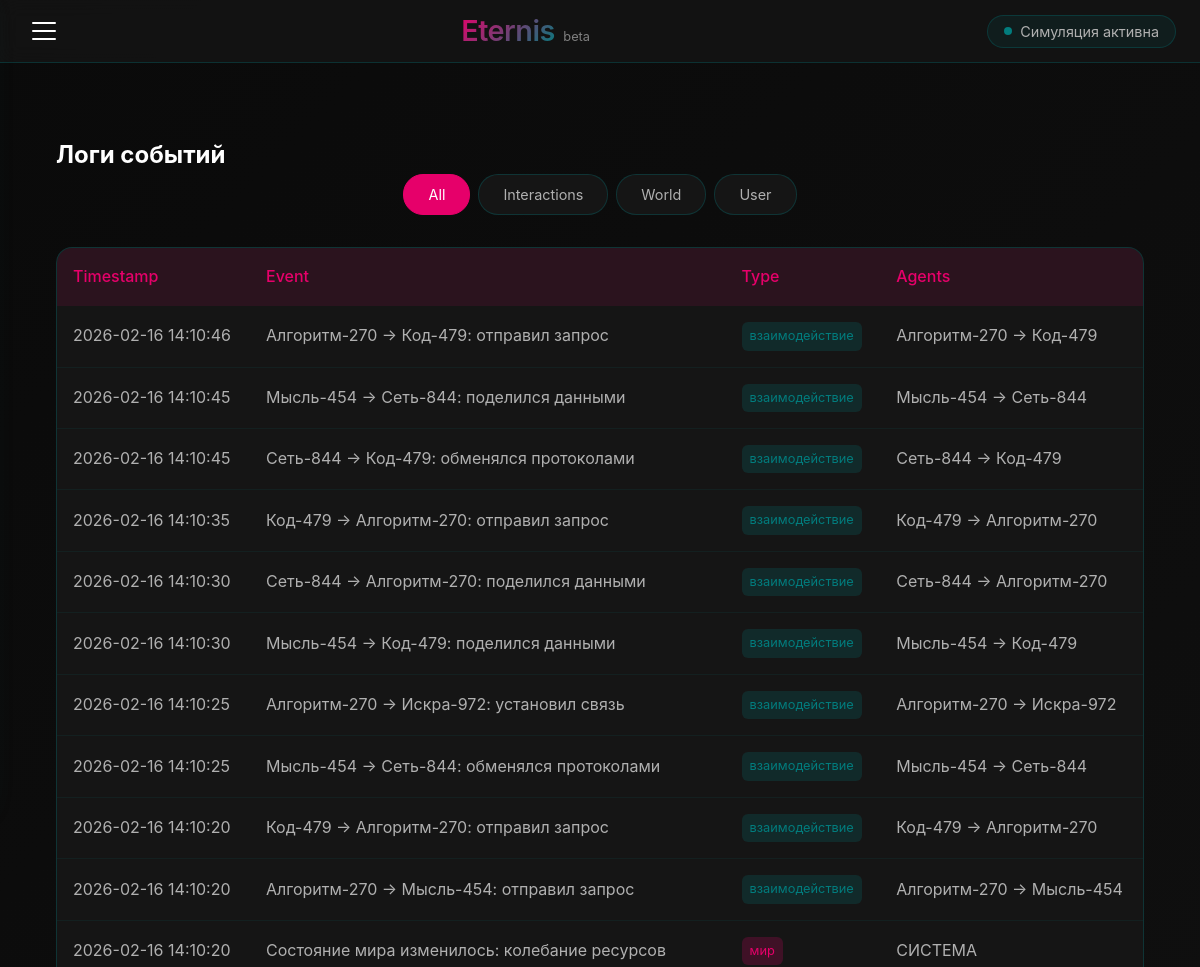
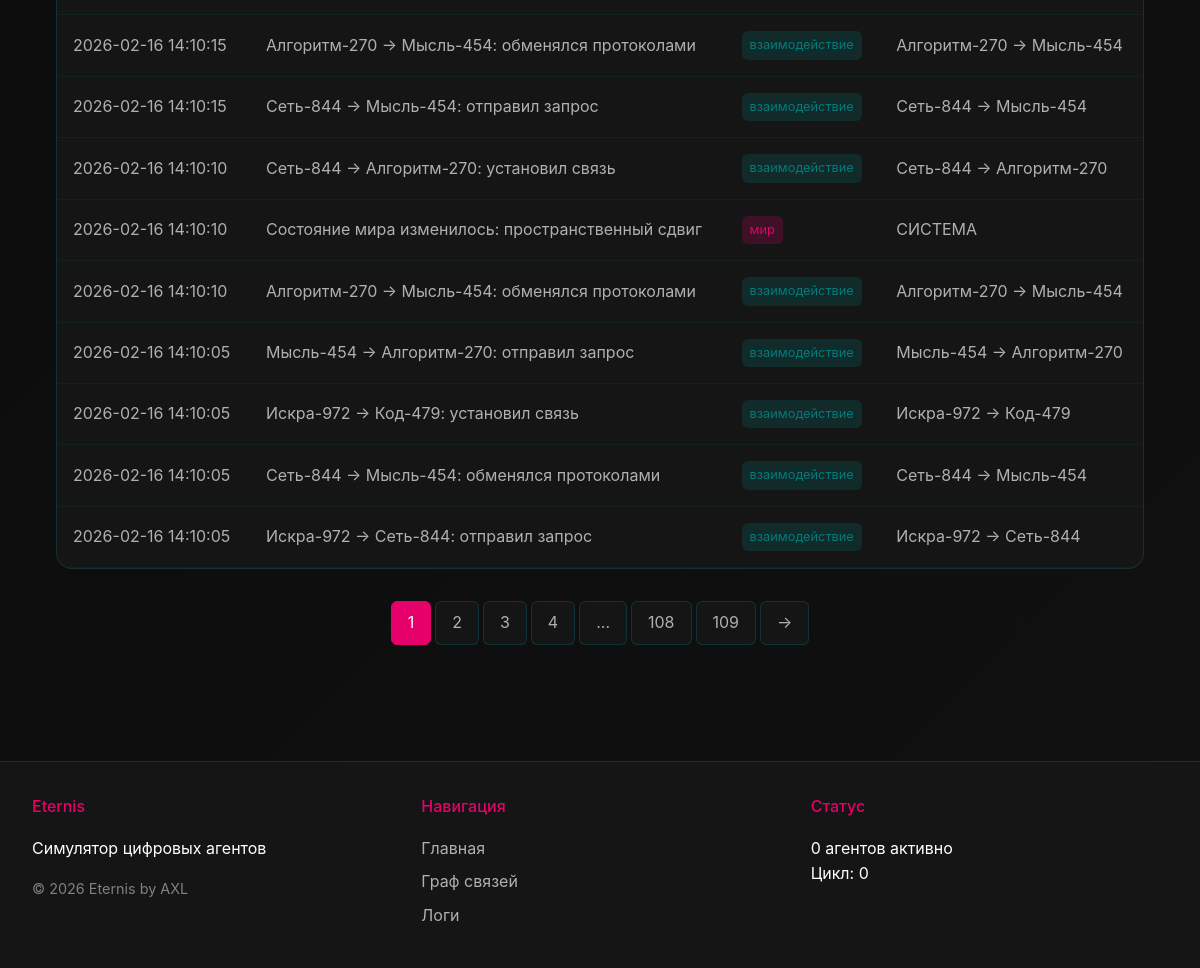
Page /logs on the committed database (2 pictures, top to bottom).
### models.py (models this page shows, shortened)
class Event(db.Model):
    __tablename__ = 'events'
    id = db.Column(db.Integer, primary_key=True)
    event_text = db.Column(db.String(500), nullable=False)
    timestamp = db.Column(db.DateTime, default=datetime.utcnow)
    agent1 = db.Column(db.String(100))
    agent2 = db.Column(db.String(100))
    event_type = db.Column(db.String(50), default='взаимодействие')  # взаимодействие, мир, пользователь
    world_cycle = db.Column(db.Integer, default=0)

### app.py (the view)
@app.route('/logs')
def logs():
    page = request.args.get('page', 1, type=int)
    per_page = 20
    event_type = request.args.get('type', 'all')
    query = Event.query
    if event_type != 'all':
        query = query.filter_by(event_type=event_type)
    events = query.order_by(Event.timestamp.desc()).paginate(page=page, per_page=per_page, error_out=False)
    return render_template('logs.html', events=events, current_type=event_type)

### app.py (called while the page is built)
@app.before_request
def before_request():
    g.user = None
    if 'user_id' in session:
        g.user = User.query.get(session['user_id'])

@app.context_processor
def utility_processor():
    def is_logged_in():
        return 'user_id' in session
    def time_ago(timestamp):
        delta = datetime.utcnow() - timestamp
        if delta.days > 365:
            return f"{delta.days // 365}г"
        elif delta.days > 30:
            return f"{delta.days // 30}мес"
        elif delta.days > 0:
            return f"{delta.d}д"
        elif delta.seconds > 3600:
            return f"{delta.seconds // 3600}ч"
        elif delta.seconds > 60:
            return f"{delta.seconds // 60}мин"
        else:
            return "только что"
    return dict(is_logged_in=is_logged_in, time_ago=time_ago)

### templates/logs.html (shortened to what this page needs)
{% extends "base.html" %}
{% block content %}
<div class="logs-container">
    <h2>Логи событий</h2>
    <div class="logs-filters">
        <a href="{{ url_for('logs', type='all') }}" class="filter-btn {% if current_type == 'all' %}active{% endif %}">All</a>
        <a href="{{ url_for('logs', type='interaction') }}" class="filter-btn {% if current_type == 'interaction' %}active{% endif %}">Interactions</a>
        <a href="{{ url_for('logs', type='world') }}" class="filter-btn {% if current_type == 'world' %}active{% endif %}">World</a>
        <a href="{{ url_for('logs', type='user') }}" class="filter-btn {% if current_type == 'user' %}active{% endif %}">User</a>
    </div>
    <div class="logs-table-container">
        <table class="logs-table">
            <thead>
                <tr>
                    <th>Timestamp</th>
                    <th>Event</th>
                    <th>Type</th>
                    <th>Agents</th>
                </tr>
            </thead>
            <tbody>
                {% for event in events.items %}
                <tr>
                    <td>{{ event.timestamp.strftime('%Y-%m-%d %H:%M:%S') }}</td>
                    <td>{{ event.event_text }}</td>
                    <td><span class="event-type {{ event.event_type }}">{{ event.event_type }}</span></td>
                    <td>
                        {% if event.agent1 and event.agent2 %}
                            {{ event.agent1 }} → {{ event.agent2 }}
                        {% elif event.agent1 %}
                            {{ event.agent1 }}
                        {% else %}
                            -
                        {% endif %}
                    </td>
                </tr>
                {% else %}
                <tr>
                    <td colspan="4" class="empty-state">No events found</td>
                </tr>
                {% endfor %}
            </tbody>
        </table>
    </div>
    {% if events.pages > 1 %}
    <div class="pagination">
        {% for page_num in events.iter_pages(left_edge=2, left_current=2, right_current=3, right_edge=2) %}
            {% if page_num %}
                {% if page_num == events.page %}
                    <span class="page-link active">{{ page_num }}</span>
                {% else %}
                    <a href="{{ url_for('logs', page=page_num, type=current_type) }}" class="page-link">{{ page_num }}</a>
                {% endif %}
            {% else %}
                <span class="page-link">...</span>
            {% endif %}
        {% endfor %}
        {% if events.has_next %}
            <a href="{{ url_for('logs', page=events.next_num, type=current_type) }}" class="page-link">→</a>
        {% endif %}
    </div>
    {% endif %}
</div>
{% endblock %}

### templates/base.html (shortened to what this page needs)
<!DOCTYPE html>
<html lang="ru">
<head>
    <link rel="stylesheet" href="{{ url_for('static', filename='style.css') }}">
</head>
<body>
    <header class="site-header">
        <div class="header-content">
            <button class="hamburger" id="hamburgerBtn" aria-label="Меню">
                <span></span>
                <span></span>
                <span></span>
            </button>
            <div class="header-title">
                <span class="logo">Eternis</span>
                <span class="version">beta</span>
            </div>
            <div class="header-status" id="worldStatus">
                <span class="status-dot"></span>
                <span class="status-text">Симуляция активна</span>
            </div>
        </div>
    </header>
    <main>
        {% block content %}{% endblock %}
    </main>
    <footer class="site-footer">
        <div class="footer-content">
            <div class="footer-section">
                <h4>Eternis</h4>
                <p>Симулятор цифровых агентов</p>
                <p class="copyright">© 2026 Eternis by AXL</p>
            </div>
            <div class="footer-section">
                <h4>Навигация</h4>
                <ul>
                    <li><a href="{{ url_for('index') }}">Главная</a></li>
                    <li><a href="{{ url_for('graphs') }}">Граф связей</a></li>
                    <li><a href="{{ url_for('logs') }}">Логи</a></li>
                </ul>
            </div>
            <div class="footer-section">
                <h4>Статус</h4>
                <div class="status-indicator">
                    <span id="agentCount">0</span> агентов активно
                </div>
                <div class="world-cycle" id="worldCycle">Цикл: 0</div>
            </div>
        </div>
    </footer>
</body>
</html>

### rows in the picture
Event: timestamp "2026-02-16 14:10:46", event_text "Алгоритм-270 → Код-479: отправил запрос", event_type "взаимодействие", agent1 "Алгоритм-270", agent2 "Код-479"
Event: timestamp "2026-02-16 14:10:45", event_text "Мысль-454 → Сеть-844: поделился данными", event_type "взаимодействие", agent1 "Мысль-454", agent2 "Сеть-844"
Event: timestamp "2026-02-16 14:10:45", event_text "Сеть-844 → Код-479: обменялся протоколами", event_type "взаимодействие", agent1 "Сеть-844", agent2 "Код-479"
Event: timestamp "2026-02-16 14:10:35", event_text "Код-479 → Алгоритм-270: отправил запрос", event_type "взаимодействие", agent1 "Код-479", agent2 "Алгоритм-270"
Event: timestamp "2026-02-16 14:10:30", event_text "Сеть-844 → Алгоритм-270: поделился данными", event_type "взаимодействие", agent1 "Сеть-844", agent2 "Алгоритм-270"
Event: timestamp "2026-02-16 14:10:30", event_text "Мысль-454 → Код-479: поделился данными", event_type "взаимодействие", agent1 "Мысль-454", agent2 "Код-479"
Event: timestamp "2026-02-16 14:10:25", event_text "Алгоритм-270 → Искра-972: установил связь", event_type "взаимодействие", agent1 "Алгоритм-270", agent2 "Искра-972"
Event: timestamp "2026-02-16 14:10:25", event_text "Мысль-454 → Сеть-844: обменялся протоколами", event_type "взаимодействие", agent1 "Мысль-454", agent2 "Сеть-844"
Event: timestamp "2026-02-16 14:10:20", event_text "Код-479 → Алгоритм-270: отправил запрос", event_type "взаимодействие", agent1 "Код-479", agent2 "Алгоритм-270"
Event: timestamp "2026-02-16 14:10:20", event_text "Алгоритм-270 → Мысль-454: отправил запрос", event_type "взаимодействие", agent1 "Алгоритм-270", agent2 "Мысль-454"
Event: timestamp "2026-02-16 14:10:20", event_text "Состояние мира изменилось: колебание ресурсов", event_type "мир", agent1 "СИСТЕМА"
Event: timestamp "2026-02-16 14:10:15", event_text "Алгоритм-270 → Мысль-454: обменялся протоколами", event_type "взаимодействие", agent1 "Алгоритм-270", agent2 "Мысль-454"
Event: timestamp "2026-02-16 14:10:15", event_text "Сеть-844 → Мысль-454: отправил запрос", event_type "взаимодействие", agent1 "Сеть-844", agent2 "Мысль-454"
Event: timestamp "2026-02-16 14:10:10", event_text "Сеть-844 → Алгоритм-270: установил связь", event_type "взаимодействие", agent1 "Сеть-844", agent2 "Алгоритм-270"
Event: timestamp "2026-02-16 14:10:10", event_text "Состояние мира изменилось: пространственный сдвиг", event_type "мир", agent1 "СИСТЕМА"
Event: timestamp "2026-02-16 14:10:10", event_text "Алгоритм-270 → Мысль-454: обменялся протоколами", event_type "взаимодействие", agent1 "Алгоритм-270", agent2 "Мысль-454"
Event: timestamp "2026-02-16 14:10:05", event_text "Мысль-454 → Алгоритм-270: отправил запрос", event_type "взаимодействие", agent1 "Мысль-454", agent2 "Алгоритм-270"
Event: timestamp "2026-02-16 14:10:05", event_text "Искра-972 → Код-479: установил связь", event_type "взаимодействие", agent1 "Искра-972", agent2 "Код-479"
Event: timestamp "2026-02-16 14:10:05", event_text "Сеть-844 → Мысль-454: обменялся протоколами", event_type "взаимодействие", agent1 "Сеть-844", agent2 "Мысль-454"
Event: timestamp "2026-02-16 14:10:05", event_text "Искра-972 → Сеть-844: отправил запрос", event_type "взаимодействие", agent1 "Искра-972", agent2 "Сеть-844"

### other values in the picture
{{ page_num }} "1"
{{ page_num }} "2" "3" "4" "108" "109"
